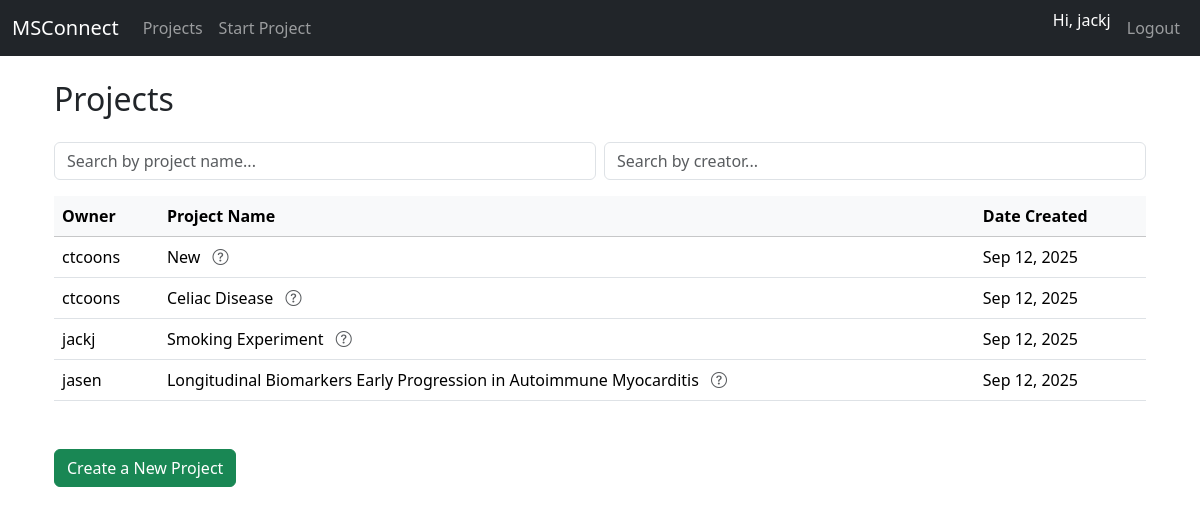
Screenshot of /projects/ (signed in) with the database file from the repository.
### core/models.py (models this page shows, shortened)
class ProjectData(models.Model):
    owner = models.ForeignKey(User, on_delete=models.CASCADE, related_name="owned_projects")
    project_name = models.CharField(max_length=200)
    description = models.TextField(blank=True)
    number_of_groups = models.PositiveIntegerField()
    group_names = models.TextField(help_text="Tab-separated group names")
    independent_variable = models.JSONField(default=dict)
    created_at = models.DateTimeField(auto_now_add=True)

### core/views.py (the view)
# urls.py: path("projects/", views.project_list, name="project_list"),
@login_required
def project_list(request):
    projects = ProjectData.objects.all()
    return render(request, 'core/project_list.html', {'projects': projects})

### core/templates/core/project_list.html (shortened to what this page needs)
{% extends "core/base.html" %}
{% block content %}
<div class="container mt-4">
  <h2 class="mb-4">Projects</h2>
  <div class="mb-3 d-flex gap-2">
    <input type="text" id="searchName" class="form-control" placeholder="Search by project name...">
    <input type="text" id="searchCreator" class="form-control" placeholder="Search by creator...">
  </div>
  <div class="table-responsive">
    <table class="table table-hover align-middle" id="projectsTable">
      <thead class="table-light">
        <tr>
          <th>Owner</th>
          <th>Project Name</th>
          <th>Date Created</th>
        </tr>
      </thead>
      <tbody>
        {% for project in projects %}
        <tr style="cursor: pointer;" onclick="window.location='{% url 'project_detail' project.id %}';">
          <td>{{ project.owner.username }}</td>
          <td>
            {{ project.project_name }}
            <span
              class="ms-2 text-muted"
              data-bs-toggle="tooltip"
              data-bs-placement="top"
              title="{{ project.description|truncatechars:100|default:'No description provided' }}">
              <i class="bi bi-question-circle"></i>
            </span>
          </td>
          <td>{{ project.created_at|date:"M d, Y" }}</td>
        </tr>
        {% empty %}
        <tr>
          <td colspan="3" class="text-center">No projects yet.</td>
        </tr>
        {% endfor %}
      </tbody>
    </table>
  </div>
    <button class="btn btn-success mt-3" onclick="createNewProject()">Create a New Project</button>
</div>
<link rel="stylesheet" href="https://cdn.jsdelivr.net/npm/bootstrap-icons@1.10.5/font/bootstrap-icons.css">
{% endblock %}

### core/templates/core/base.html (shortened to what this page needs)
{% load static %}
<!DOCTYPE html>
<html lang="en">
<head>
    <link href="https://cdn.jsdelivr.net/npm/bootstrap@5.3.2/dist/css/bootstrap.min.css" rel="stylesheet">
    <link href="{% static 'core/css/style.css' %}" rel="stylesheet">
</head>
<body>
    <nav class="navbar navbar-expand-lg navbar-dark bg-dark mb-4">
        <div class="container-fluid">
            <a class="navbar-brand" href="{% url 'project_list' %}">MSConnect</a>
            <div class="collapse navbar-collapse" id="navbarNav">
                <ul class="navbar-nav me-auto">
                    <li class="nav-item">
                        <a class="nav-link" href="{% url 'project_list' %}">Projects</a>
                    </li>
                    <li class="nav-item">
                        <a class="nav-link" href="{% url 'start_project' %}">Start Project</a>
                    </li>
                </ul>
                <ul class="navbar-nav">
                    {% if user.is_authenticated %}
                        <li class="nav-item">
                            <span class="navbar-text text-white me-2">Hi, {{ user.username }}</span>
                        </li>
                        <li class="nav-item">
                            <a class="nav-link" href="{% url 'logout' %}">Logout</a>
                        </li>
                    {% endif %}
                </ul>
            </div>
        </div>
    </nav>
    <div class="container">
        {% block content %}{% endblock %}
    </div>
  <footer class="footer">
      <br>
      <br>
  </footer>
</body>
</html>

### core/static/core/css/style.css (style rules this page uses)
.footer { padding: 1rem; }

### rows the page displays
ProjectData: owner.username "ctcoons", project_name "New", created_at "Sep 12, 2025"
ProjectData: owner.username "ctcoons", project_name "Celiac Disease", created_at "Sep 12, 2025"
ProjectData: owner.username "jackj", project_name "Smoking Experiment", created_at "Sep 12, 2025"
ProjectData: owner.username "jasen", project_name "Longitudinal Biomarkers Early Progression in Autoimmune Myocarditis", created_at "Sep 12, 2025"

### other values shown
{{ user.username }} "jackj"
